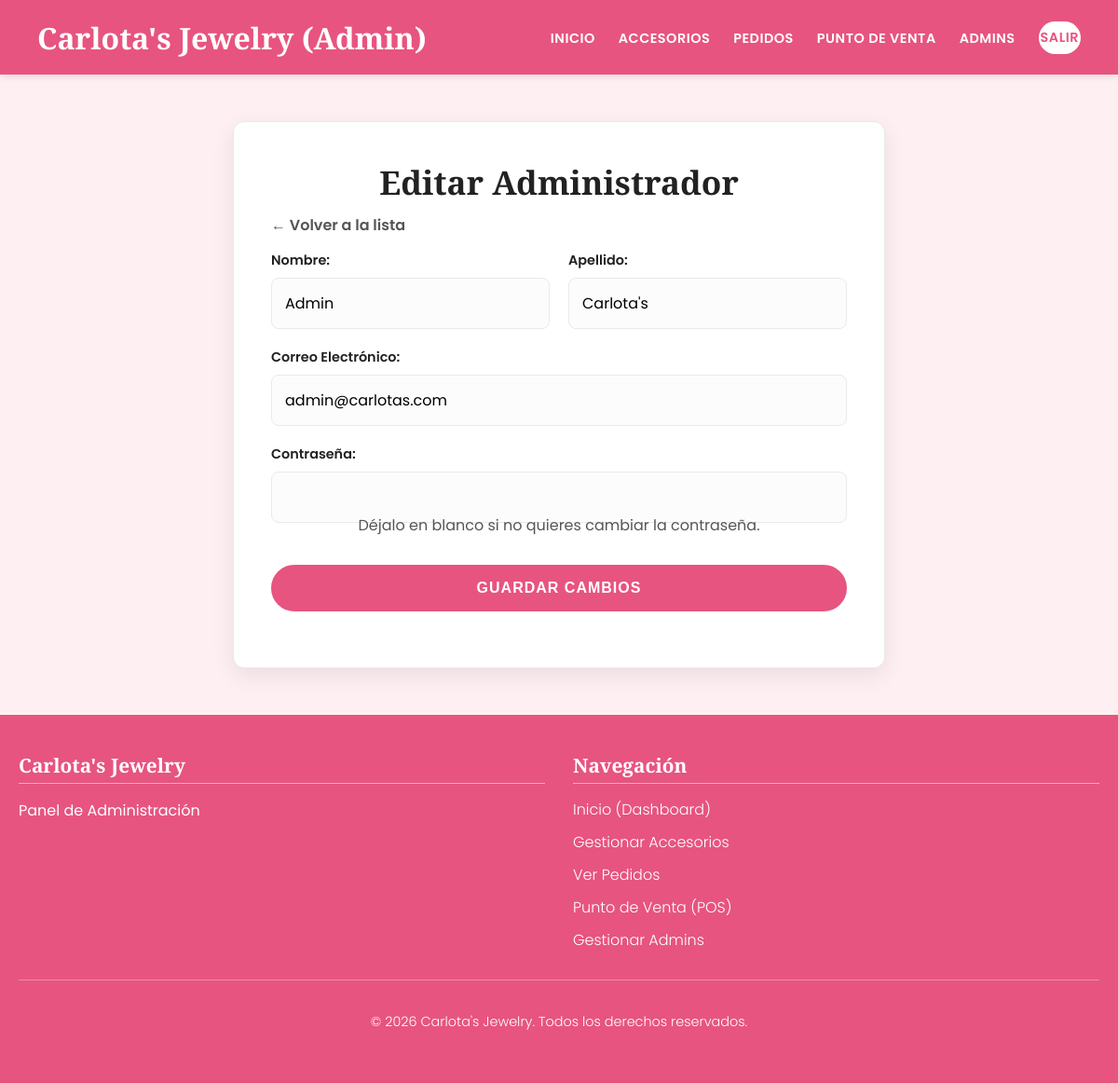
Screenshot of /admin/manejar_admin.php?id=1 (signed in) with the database file from the repository.
### tables this page shows
CREATE TABLE `usuarios` (
  `id_usuario` int(11) NOT NULL,
  `nombre` varchar(100) NOT NULL,
  `apellido` varchar(100) NOT NULL,
  `correo` varchar(100) NOT NULL,
  `contrasena` varchar(255) NOT NULL,
  `tipo_usuario` enum('cliente','admin') NOT NULL DEFAULT 'cliente',
  `fecha_registro` timestamp NOT NULL DEFAULT current_timestamp()
);

### admin/manejar_admin.php (the view, shortened to what this page needs)
<?php
$pagina_titulo = "Añadir Nuevo Admin";
require '../includes/db_conexion.php';
require '../includes/header_admin.php';
$modo_edicion = false;
$admin_actual = ['id_usuario' => null, 'nombre' => '', 'apellido' => '', 'correo' => ''];
if (isset($_GET['id']) && is_numeric($_GET['id'])) {
    $modo_edicion = true;
    $id_admin = $_GET['id'];
    $pagina_titulo = "Editar Administrador";
    $stmt = $pdo->prepare("SELECT id_usuario, nombre, apellido, correo FROM usuarios WHERE id_usuario = ? AND tipo_usuario = 'admin'");
    $stmt->execute([$id_admin]);
    $admin_actual = $stmt->fetch();
}
?>
<div class="form-container admin-form">
    <h2><?php echo htmlspecialchars($pagina_titulo); ?></h2>
    <a href="gestionar_admins.php" class="enlace-volver">&larr; Volver a la lista</a>
    <form action="manejar_admin.php<?php echo $modo_edicion ? '?id='.$admin_actual['id_usuario'] : ''; ?>" method="POST">
        <div class="form-row">
            <div class="form-grupo form-grupo-mitad">
                <label for="nombre">Nombre:</label>
                <input type="text" id="nombre" name="nombre" required
                       value="<?php echo htmlspecialchars($admin_actual['nombre']); ?>">
            </div>
            <div class="form-grupo form-grupo-mitad">
                <label for="apellido">Apellido:</label>
                <input type="text" id="apellido" name="apellido" required
                       value="<?php echo htmlspecialchars($admin_actual['apellido']); ?>">
            </div>
        </div>
        <div class="form-grupo">
            <label for="correo">Correo Electrónico:</label>
            <input type="email" id="correo" name="correo" required
                   value="<?php echo htmlspecialchars($admin_actual['correo']); ?>">
        </div>
        <div class="form-grupo">
            <label for="contrasena">Contraseña:</label>
            <input type="password" id="contrasena" name="contrasena"
                   <?php echo !$modo_edicion ? 'required' : ''; ?>>
            <p class="form-helper-text">
                <?php echo $modo_edicion
                    ? 'Déjalo en blanco si no quieres cambiar la contraseña.'
                    : 'La contraseña es obligatoria.';
                ?>
            </p>
        </div>
        <div class="form-grupo">
            <button type="submit" class="btn btn-principal">
                <?php echo $modo_edicion ? 'Guardar Cambios' : 'Crear Administrador'; ?>
            </button>
        </div>
    </form>
</div>
<?php
require '../includes/footer_admin.php';
?>

### assets/css/style.css (style rules this page uses)
:root { --color-rosa-principal: #E75480; --color-rosa-acento: #C23B6A; --color-rosa-claro: #FDEFF2; --color-blanco: #FFFFFF; --color-texto-principal: #222222; --color-texto-secundario: #555555; --color-borde: #EAEAEA; --font-principal: 'Poppins', sans-serif; --font-titulos: 'Playfair Display', serif; --navbar-height: 80px; --navbar-height-mobile: 70px; }
html { max-width: 100%; overflow-x: hidden; box-sizing: border-box; }
*, *:before, *:after { box-sizing: inherit; }
body { font-family: var(--font-principal); font-weight: 400; margin: 0; padding-top: var(--navbar-height); background-color: var(--color-rosa-claro); color: var(--color-texto-secundario); -webkit-font-smoothing: antialiased; max-width: 100%; overflow-x: hidden; }
.btn { padding: 10px 22px; border-radius: 50px; text-decoration: none; display: inline-block; cursor: pointer; font-size: 0.9rem; font-weight: 600; text-transform: uppercase; letter-spacing: 1px; transition: all 0.3s ease; border: 2px solid transparent; }
.btn-principal { background-color: var(--color-blanco); color: var(--color-rosa-principal); border-color: var(--color-blanco); }
.form-container { max-width: 450px; margin: 50px auto; padding: 40px; background-color: var(--color-blanco); border: 1px solid var(--color-borde); border-radius: 12px; box-shadow: 0 8px 25px rgba(0,0,0,0.08); box-sizing: border-box; width: 100%; }
.form-container h2 { font-family: var(--font-titulos); color: var(--color-texto-principal); font-size: 2.2rem; text-align: center; margin-top: 0; margin-bottom: 10px; }
.form-container p { text-align: center; font-size: 1rem; color: var(--color-texto-secundario); margin-bottom: 30px; }
.form-grupo { margin-bottom: 20px; }
.form-grupo label { display: block; margin-bottom: 8px; font-weight: 600; color: var(--color-texto-principal); font-size: 0.9rem; }
.form-grupo input[type="text"], .form-grupo input[type="email"], .form-grupo input[type="password"], .form-grupo input[type="number"], .form-grupo input[type="tel"] { width: 100%; padding: 14px; border: 1px solid var(--color-borde); border-radius: 8px; font-size: 1rem; font-family: var(--font-principal); background-color: #fcfcfc; transition: all 0.3s ease; }
.form-grupo .btn { width: 100%; font-size: 1rem; padding: 14px; }
.form-container .btn-principal { background-color: var(--color-rosa-principal); color: var(--color-blanco); border-color: var(--color-rosa-principal); }
.admin-form { max-width: 700px; }
.enlace-volver { display: inline-block; margin-bottom: 15px; color: var(--color-texto-secundario); text-decoration: none; font-weight: 600; }
.form-row { display: flex; gap: 20px; }
.form-grupo-mitad { flex: 1 1 50%; }
.form-helper-text { font-size: 0.85rem; color: var(--color-texto-secundario); margin-top: -10px; margin-bottom: 20px; }

### rows the page displays
usuarios: nombre "Admin", apellido "Carlota's", correo "admin@carlotas.com"

### other values shown
$pagina_titulo "Editar Administrador"
